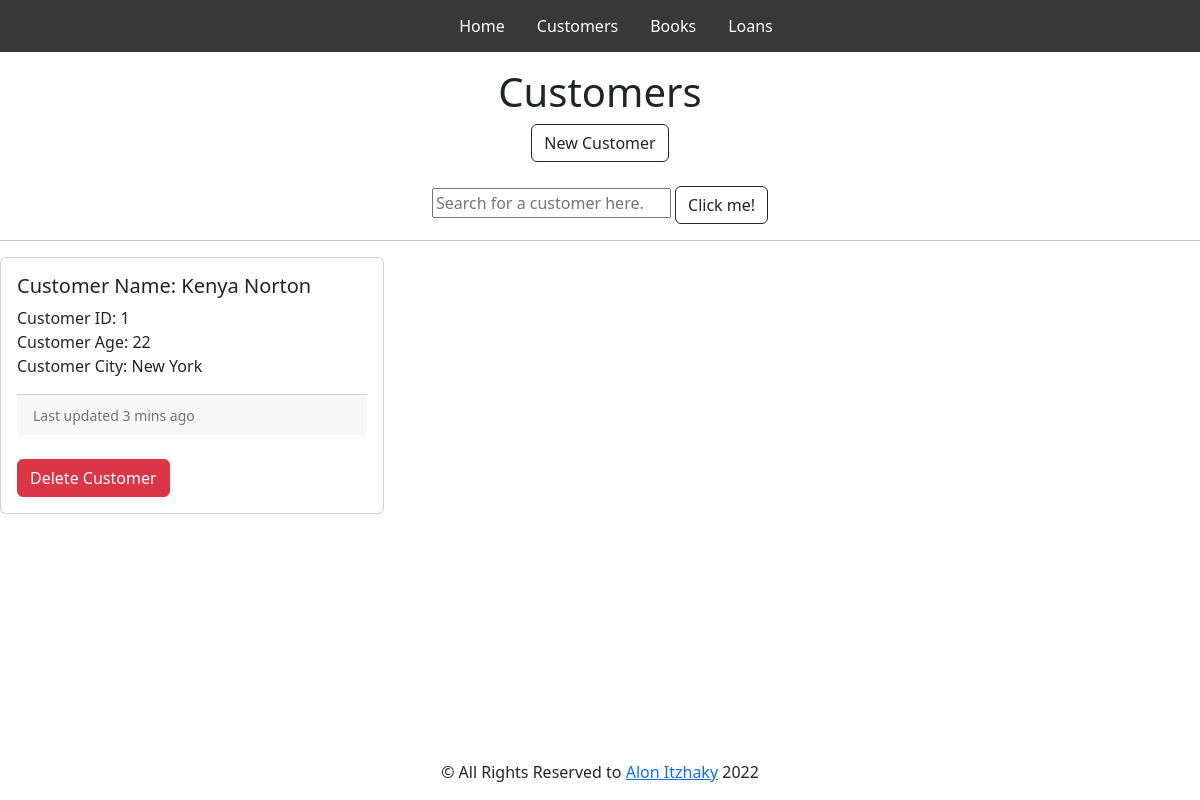
The app's page /Customers/1 with its own data.
### app.py (models this page shows, shortened)
class Customers(db.Model):
    id = db.Column('CustomerID', db.Integer, primary_key = True)
    customer_name = db.Column('CustomerName', db.String(50))
    customer_age = db.Column('CustomerAge', db.Integer)
    customer_city = db.Column('CustomerCity', db.String(25))
    loanlink = db.relationship("Loans", backref = "customers")

### app.py (the view, shortened to what this page needs)
@app.route('/Customers/', methods = ['GET', 'POST'])
@app.route('/Customers/<id>')
def all_customers(id = -1):
    if request.method == 'GET':
        if int(id) == -1:
            return render_template('all_customers.html', customers = Customers.query.all())
        if int(id) > -1:
            selected = Customers.query.get(int(id))
            return render_template('selected_customer.html', selected = selected)

### templates/selected_customer.html (shortened to what this page needs)
{% extends "layout.html" %}
{% block content %}
<div class="d-flex justify-content-center">
    <h1>Customers</h1>
</div>
<div class="d-flex justify-content-center">
    <a class="btn btn-outline-dark" href="/NewCustomer/" role="button">New Customer</a>
</div>
<br>
<div class="d-flex justify-content-center">
    <form class="form-inline" action="/Customers">
        <input type="text" name = "Name" placeholder="Search for a customer here.">
        <button class='btn btn-outline-dark'type="submit">Click me!</button>
    </form>
</div>
<hr>
<div class="row row-cols-1 row-cols-md-3 g-4">
    <div class="col">
        <div class="card h-100">
            <div class="card-body">
                <h5 class="card-title">Customer Name: {{ selected.customer_name }}</h5>
                <p class="card-text">Customer ID: {{ selected.id }}
                    <br>
                    Customer Age: {{ selected.customer_age }}
                    <br>
                    Customer City: {{ selected.customer_city }}
                </p>
                <div class="card-footer">
                    <small class="text-muted">Last updated 3 mins ago</small>
                </div>
                <br>
                <a href="/Customers/Delete/{{selected.id}}">
                    <button class="btn btn-danger">Delete Customer</button>
                </a>
            </div>
        </div>
    </div>
</div>
{% endblock %}

### records on screen
Customers: customer_name "Kenya Norton", id "1", customer_age "22", customer_city "New York"
